Frame 1 (no input): blank canvas, image omitted
Frame 60 (no input): blank canvas, image omitted
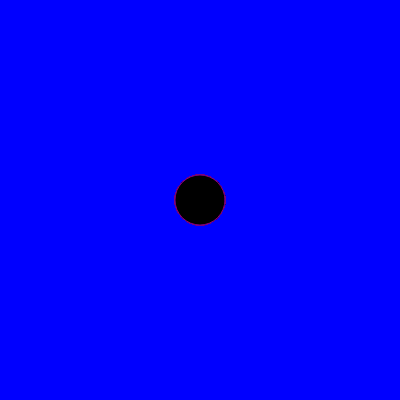
Frame 120 (the mouse pressed at the canvas centre since frame 60)

The p5.js sketch whose frames 1 and 60 were blank and that drew this single picture after the mouse press (run headless with seeded random() and noise() and a simulated clock; from frame 60 on, the mouse is pressed at the canvas centre):

// p5.js sketch
// ── sketch.js
function setup() {
    createCanvas(400, 400);
    background("blue")
  }
  
  function draw() {
    stroke("purple")
    fill("black")
    
   //console.log(mouseIsPressed)
   
    if(mouseIsPressed) {circle(mouseX, mouseY, 50, 50);}
  }
    
